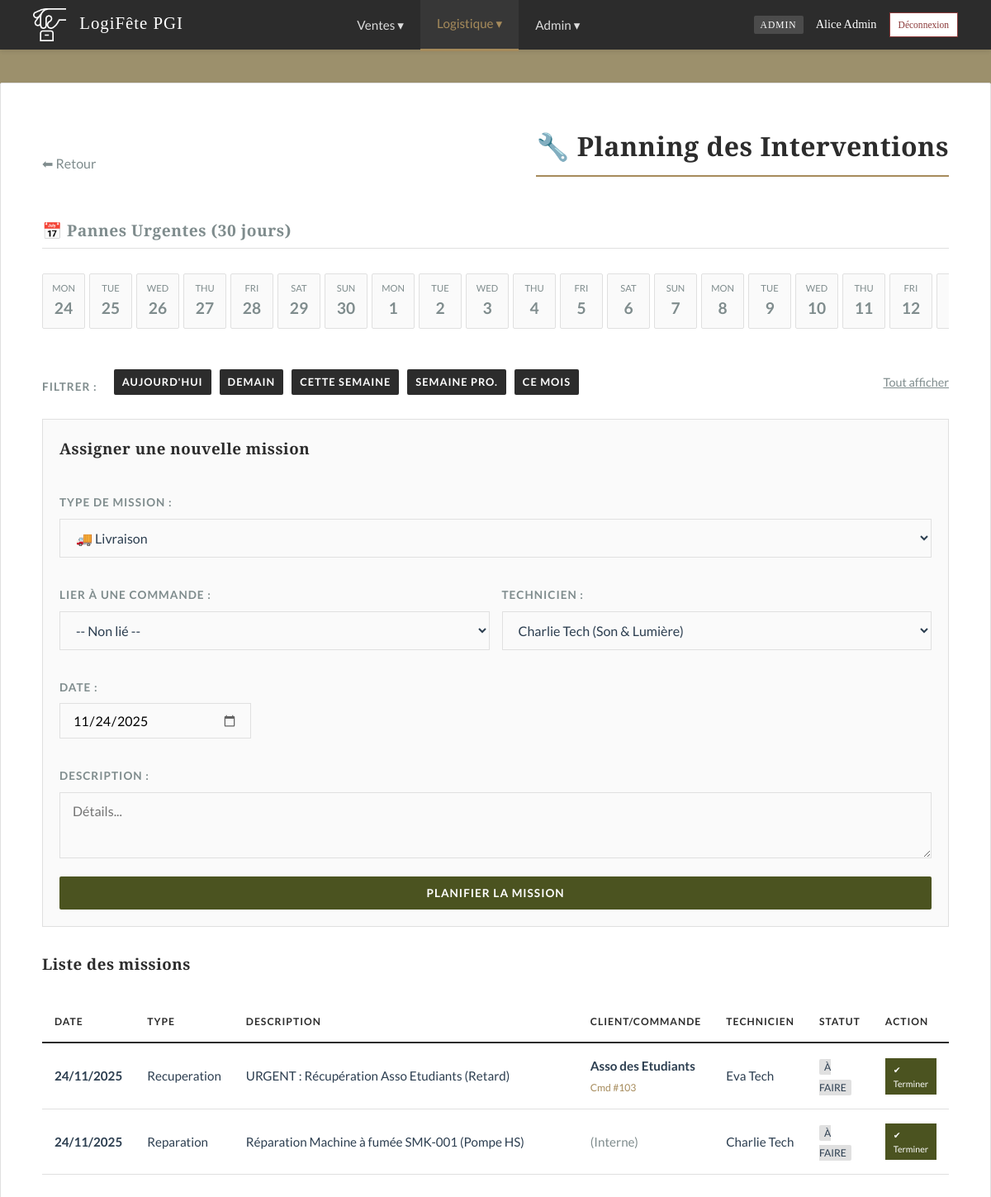
Page /missions.php?date_view=today (signed in) on the committed database.
### tables this page shows
CREATE TABLE `mission` (
  `id_mission` int(11) NOT NULL AUTO_INCREMENT,
  `type_mission` enum('livraison','recuperation','installation','reparation') NOT NULL,
  `date_mission` date NOT NULL,
  `description` text NOT NULL,
  `statut` enum('a_faire','en_cours','terminee') DEFAULT 'a_faire',
  `id_commande` int(11) DEFAULT NULL,
  PRIMARY KEY (`id_mission`),
  KEY `id_commande` (`id_commande`)
);

CREATE TABLE `client` (
  `id_client` int(11) NOT NULL AUTO_INCREMENT,
  `nom_societe` varchar(100) NOT NULL,
  `contact_nom` varchar(100) NOT NULL,
  `email` varchar(100) NOT NULL,
  `telephone` varchar(20) DEFAULT NULL,
  `adresse` varchar(255) DEFAULT NULL,
  PRIMARY KEY (`id_client`)
);

CREATE TABLE `utilisateur` (
  `id_user` int(11) NOT NULL AUTO_INCREMENT,
  `nom` varchar(100) NOT NULL,
  `email` varchar(100) NOT NULL,
  `mot_de_passe` varchar(255) NOT NULL,
  `role` enum('admin','commercial','technicien') NOT NULL,
  `signature_data` text DEFAULT NULL,
  PRIMARY KEY (`id_user`),
  UNIQUE KEY `email` (`email`)
);

### missions.php (the view, shortened to what this page needs)
<?php
require 'db.php';
require 'navbar.php';
$pre_type = "";
$pre_desc = "";
$pre_date = date('Y-m-d');
$date_filter_clause = "";
if (isset($_GET['date_view'])) {
    $date_view = $_GET['date_view'];
    if ($date_view == 'today') {
        $date_filter_clause = " AND m.date_mission = CURDATE() ";
    } elseif ($date_view == 'tomorrow') {
        $date_filter_clause = " AND m.date_mission = DATE_ADD(CURDATE(), INTERVAL 1 DAY) ";
    } elseif ($date_view == 'week') {
        $date_filter_clause = " AND YEARWEEK(m.date_mission, 3) = YEARWEEK(CURDATE(), 3) ";
    } elseif ($date_view == 'next_week') {
        $date_filter_clause = " AND YEARWEEK(m.date_mission, 3) = YEARWEEK(DATE_ADD(CURDATE(), INTERVAL 7 DAY), 3) ";
    } elseif ($date_view == 'month') {
        $date_filter_clause = " AND MONTH(m.date_mission) = MONTH(CURDATE()) AND YEAR(m.date_mission) = YEAR(CURDATE()) ";
    }
}
$sql_pannes = "SELECT date_mission, COUNT(*) as nb_pannes
               FROM mission
               WHERE description LIKE '%RÉPARATION URGENTE%'
               AND statut = 'a_faire'
               AND date_mission BETWEEN CURDATE() AND DATE_ADD(CURDATE(), INTERVAL 30 DAY)
               GROUP BY date_mission
               ORDER BY date_mission ASC";
$pannes_du_mois = $pdo->query($sql_pannes)->fetchAll(PDO::FETCH_KEY_PAIR);
$start_date = new DateTime('today');
$calendar_data = [];
for ($i = 0; $i < 30; $i++) {
    $date_str = $start_date->format('Y-m-d');
    $nb_pannes = $pannes_du_mois[$date_str] ?? 0;
    $calendar_data[] = ['day' => $start_date->format('j'), 'day_name' => $start_date->format('D'), 'date_full' => $date_str, 'count' => $nb_pannes];
    $start_date->modify('+1 day');
}
$voir_tout = (isset($_GET['view']) && $_GET['view'] == 'all');
$filtre_statut = $voir_tout ? "" : " AND m.statut = 'a_faire' ";
$techniciens = $pdo->query("SELECT t.id_technicien, u.nom, t.specialite FROM technicien t JOIN utilisateur u ON t.id_user = u.id_user")->fetchAll();
if ($_SESSION['role'] == 'technicien') {
    $sql_missions = "SELECT m.*, c.id_commande, cl.nom_societe as client_nom FROM mission m
                     JOIN affectation_tech at ON m.id_mission = at.id_mission
                     JOIN technicien t ON at.id_technicien = t.id_technicien
                     LEFT JOIN commande c ON m.id_commande = c.id_commande
                     LEFT JOIN client cl ON c.id_client = cl.id_client
                     WHERE t.id_user = ? $filtre_statut $date_filter_clause
                     ORDER BY m.date_mission ASC";
    $stmt = $pdo->prepare($sql_missions);
    $stmt->execute([$_SESSION['user_id']]);
} else {
    $sql_missions = "SELECT m.*, u.nom as nom_tech, cl.nom_societe as client_nom
                     FROM mission m
                     LEFT JOIN affectation_tech at ON m.id_mission = at.id_mission
                     LEFT JOIN technicien t ON at.id_technicien = t.id_technicien
                     LEFT JOIN utilisateur u ON t.id_user = u.id_user
                     LEFT JOIN commande c ON m.id_commande = c.id_commande
                     LEFT JOIN client cl ON c.id_client = cl.id_client
                     WHERE 1=1 $filtre_statut $date_filter_clause
                     ORDER BY m.date_mission ASC";
    $stmt = $pdo->prepare($sql_missions);
    $stmt->execute();
}
$missions = $stmt->fetchAll();
$current_page = basename($_SERVER['PHP_SELF']);
?>
<!DOCTYPE html>
<html lang="fr">
<head>
    <link rel="stylesheet" href="style.css">
</head>
<body>
<?= renderNavbar($_SESSION['role'], $current_page) ?>
<div class="container">
    <div style="display:flex; justify-content:space-between; align-items:center; margin-bottom:20px;">
        <a href="dashboard.php" class="btn-back" style="margin:0;">⬅ Retour</a>
        <h1>🔧 Planning des Interventions</h1>
    </div>
    <div style="margin-bottom: 30px;">
        <h2 style="font-size:1.2em; color:var(--text-muted); border-bottom:1px solid var(--border-color); padding-bottom:5px;">📅 Pannes Urgentes (30 jours)</h2>
        <div style="display:flex; overflow-x:auto; gap:5px; padding:10px 0;">
            <?php foreach($calendar_data as $day):
                $style = $day['count'] > 0 ? "background:var(--danger); color:white;" : "background:var(--input-bg); color:var(--text-muted); border:1px solid var(--border-color);";
            ?>
            <div style="flex: 0 0 auto; width: 50px; text-align:center; padding:8px 0; border-radius:2px; <?= $style ?>" title="<?= $day['date_full'] ?>">
                <div style="font-size:0.7em; text-transform:uppercase;"><?= $day['day_name'] ?></div>
                <div style="font-size:1.2em; font-weight:bold;"><?= $day['day'] ?></div>
            </div>
            <?php endforeach; ?>
        </div>
    </div>
    <form method="GET" style="margin-bottom:20px; display:flex; gap:10px; align-items:center; flex-wrap:wrap;">
        <label style="font-weight:bold; margin-right:10px;">Filtrer :</label>
        <a href="missions.php?date_view=today" class="btn" style="padding:5px 10px; font-size:0.8em;">Aujourd'hui</a>
        <a href="missions.php?date_view=tomorrow" class="btn" style="padding:5px 10px; font-size:0.8em;">Demain</a>
        <a href="missions.php?date_view=week" class="btn" style="padding:5px 10px; font-size:0.8em;">Cette Semaine</a>
        <a href="missions.php?date_view=next_week" class="btn" style="padding:5px 10px; font-size:0.8em;">Semaine Pro.</a>
        <a href="missions.php?date_view=month" class="btn" style="padding:5px 10px; font-size:0.8em;">Ce Mois</a>
        <a href="missions.php" style="margin-left:auto; color:var(--text-muted); text-decoration:underline; font-size:0.9em;">Tout afficher</a>
    </form>
    <?php if($_SESSION['role'] != 'technicien'): ?>
        <div class="box-creation" style="background:var(--input-bg); padding:20px; border:1px solid var(--border-color); margin-bottom:30px;">
            <h3 style="margin-top:0;">Assigner une nouvelle mission</h3>
            <form method="POST" style="display:grid; grid-template-columns: 1fr 1fr; gap:15px;">
                <div style="grid-column:span 2;">
                    <label>Type de mission :</label>
                    <select name="type" style="margin:0;">
                        <option value="livraison" <?= $pre_type == 'livraison' ? 'selected' : '' ?>>🚚 Livraison</option>
                    </select>
                </div>
                <div>
                    <label>Lier à une Commande :</label>
                    <select name="id_commande" style="margin:0;">
                        <option value="">-- Non lié --</option>
                    </select>
                </div>
                <div>
                    <label>Technicien :</label>
                    <select name="id_technicien" style="margin:0;">
                        <?php foreach($techniciens as $t): ?>
                            <option value="<?= $t['id_technicien'] ?>"><?= $t['nom'] ?> (<?= $t['specialite'] ?>)</option>
                        <?php endforeach; ?>
                    </select>
                </div>
                <div>
                    <label>Date :</label>
                    <input type="date" name="date" required min="<?= date('Y-m-d') ?>" value="<?= $pre_date ?>" style="margin:0;">
                </div>
                <div style="grid-column:span 2;">
                    <label>Description :</label>
                    <textarea name="description" placeholder="Détails..." required style="height:80px; margin:0;"><?= $pre_desc ?></textarea>
                </div>
                <button type="submit" name="creer_mission" class="btn-add" style="grid-column:span 2;">Planifier la Mission</button>
            </form>
        </div>
    <?php endif; ?>
    <h3>Liste des missions</h3>
    <table>
        <thead>
            <tr>
                <th>Date</th>
                <th>Type</th>
                <th style="width:40%;">Description</th>
                <th>Client/Commande</th>
                <?php if($_SESSION['role'] != 'technicien') echo "<th>Technicien</th>"; ?>
                <th>Statut</th>
                <th>Action</th>
            </tr>
        </thead>
        <tbody>
            <?php foreach($missions as $m): ?>
            <tr>
                <td><strong><?= date('d/m/Y', strtotime($m['date_mission'])) ?></strong></td>
                <td><?= htmlspecialchars(ucfirst($m['type_mission'])) ?></td>
                <td><?= nl2br(htmlspecialchars($m['description'])) ?></td>
                <td>
                    <?php if($m['client_nom']): ?>
                        <strong><?= htmlspecialchars($m['client_nom']) ?></strong><br>
                        <a href="commande_details.php?id=<?= $m['id_commande'] ?>" style="font-size:0.8em;">Cmd #<?= $m['id_commande'] ?></a>
                    <?php else: ?>
                        <span style="color:var(--text-muted);">(Interne)</span>
                    <?php endif; ?>
                </td>
                <?php if($_SESSION['role'] != 'technicien') echo "<td>". ($m['nom_tech'] ?? 'Non Assigné') ."</td>"; ?>
                <td>
                    <?php if($m['statut'] == 'a_faire'): ?>
                        <span style="background:#E0E0E0; padding:2px 6px; border-radius:2px; font-size:0.8em;">À FAIRE</span>
                    <?php else: ?>
                        <span style="color:var(--success); font-weight:bold;">TERMINÉE</span>
                    <?php endif; ?>
                </td>
                <td>
                    <?php if($m['statut'] == 'a_faire'): ?>
                        <?php if(strpos($m['description'], 'RÉPARATION') !== false): ?>
                            <a href="maintenance.php" class="btn" style="background:var(--warning); padding:5px 10px; font-size:0.7em;">Atelier</a>
                        <?php else: ?>
                            <a href="?terminer_id=<?= $m['id_mission'] ?>" class="btn-validate" style="padding:5px 10px; font-size:0.7em; text-decoration:none; display:inline-block;">✔ Terminer</a>
                        <?php endif; ?>
                    <?php endif; ?>
                </td>
            </tr>
            <?php endforeach; ?>
        </tbody>
    </table>
</div>
</body>
</html>

### style.css (style rules this page uses)
:root { --bg-page: #9C906C; --bg-card: #FFFFFF; --text-main: #2C3E50; --text-muted: #7F8C8D; --primary: #2C2C2C; --accent: #A68B5B; --success: #556B2F; --danger: #8B3A3A; --warning: #D4AC0D; --border-color: #E0E0E0; --input-bg: #FAFAFA; --shadow: 0 2px 10px rgba(0, 0, 0, 0.03); }
body { font-family: 'Lato', sans-serif; background-color: var(--bg-page); color: var(--text-main); margin: 0; padding-top: 60px; line-height: 1.6; font-size: 16px; }
h1, h2, h3, h4 { font-family: 'Playfair Display', serif; color: var(--primary); margin-top: 0; margin-bottom: 20px; font-weight: 700; letter-spacing: 0.5px; }
h1 { border-bottom: 2px solid var(--accent); display: inline-block; padding-bottom: 10px; margin-bottom: 30px; }
a { color: var(--accent); text-decoration: none; transition: color 0.3s; }
.container { max-width: 1100px; margin: 40px auto; background: var(--bg-card); padding: 50px; border: 1px solid var(--border-color); box-shadow: var(--shadow); border-radius: 2px; }
label { display: block; font-weight: 700; font-size: 0.85em; text-transform: uppercase; letter-spacing: 1px; color: var(--text-muted); margin-bottom: 8px; margin-top: 20px; }
input[type="text"], input[type="email"], input[type="password"], input[type="number"], select, textarea { width: 100%; padding: 12px 15px; margin-bottom: 10px; border: 1px solid var(--border-color); background-color: var(--input-bg); border-radius: 0; font-family: 'Lato', sans-serif; font-size: 1rem; color: var(--text-main); box-sizing: border-box; transition: border-color 0.3s, box-shadow 0.3s; }
input[type="date"] { width: auto; min-width: 200px; max-width: 300px; display: inline-block; padding: 10px 15px; border: 1px solid var(--border-color); background-color: var(--input-bg); font-family: 'Lato', sans-serif; font-size: 1rem; cursor: text; }
.btn, button { display: inline-block; padding: 12px 25px; background-color: var(--primary); color: #FFF; border: none; border-radius: 2px; cursor: pointer; font-family: 'Lato', sans-serif; font-weight: 700; text-transform: uppercase; font-size: 0.85em; letter-spacing: 1px; transition: all 0.3s; text-decoration: none; }
.btn-add, .btn-validate, a[href*="export"] { background-color: #4B5320 !important; color: #FFF !important; }
.btn-back { background: none; color: var(--text-muted); text-transform: none; padding: 0; margin-top: 20px; display: inline-block; }
table { width: 100%; border-collapse: collapse; margin: 30px 0; font-size: 0.95em; }
table thead tr { background-color: transparent; border-bottom: 2px solid var(--primary); }
table th { text-align: left; padding: 15px; color: var(--primary); text-transform: uppercase; font-size: 0.8em; letter-spacing: 1px; }
table td { padding: 15px; border-bottom: 1px solid var(--border-color); color: var(--text-main); }

### rows in the picture
mission: date_mission "24/11/2025", type_mission "Recuperation", description "URGENT : Récupération Asso Etudiants (Retard)", client.nom_societe "Asso des Etudiants", id_commande "103", utilisateur.nom "Eva Tech", statut "À FAIRE"
mission: date_mission "24/11/2025", type_mission "Reparation", description "Réparation Machine à fumée SMK-001 (Pompe HS)", shows "(Interne)", utilisateur.nom "Charlie Tech", statut "À FAIRE"

### other values in the picture
$role "ADMIN"
$_SESSION['nom'] "Alice Admin"
$day['day_name'] "MON"
$day['day'] "24"
$day['day_name'] "TUE"
$day['day'] "25"
$day['day_name'] "WED"
$day['day'] "26"
$day['day_name'] "THU"
$day['day'] "27"
$day['day_name'] "FRI"
$day['day'] "28"
$day['day_name'] "SAT"
$day['day'] "29"
$day['day_name'] "SUN"
